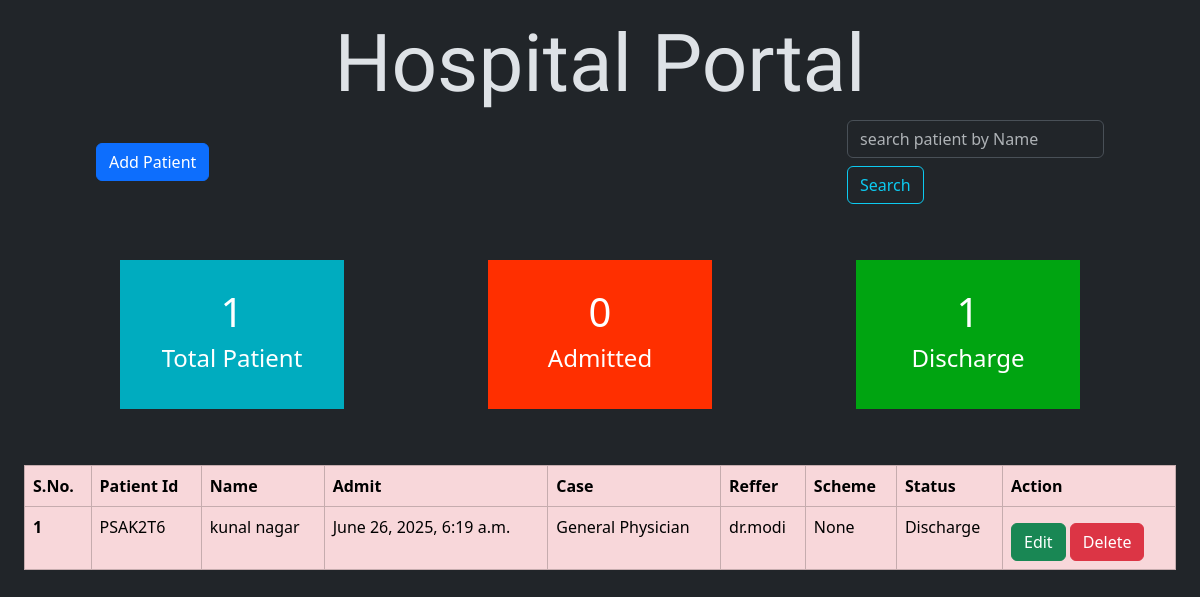
Before: / with the older database file.
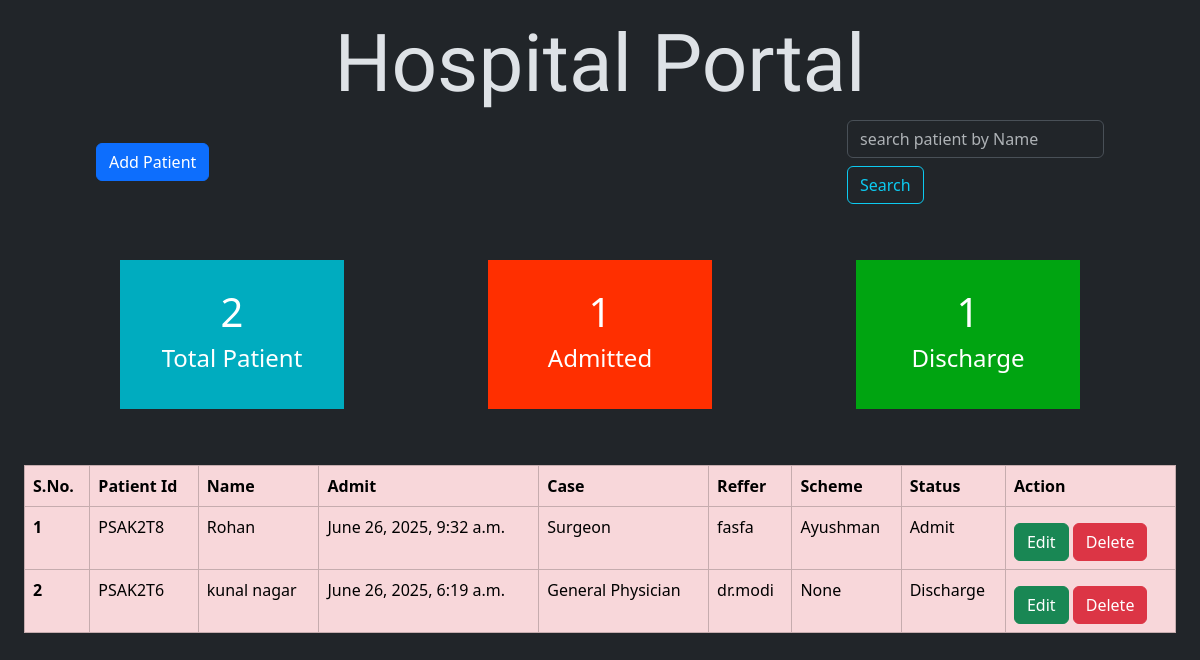
After: the same page with the newer database file.
### main/models.py (models this page shows)
class Crud(models.Model):
    name =  models.CharField(max_length=100)
    admit = models.DateTimeField(auto_now_add=True)
    case = models.CharField(max_length=100)
    refer = models.CharField(max_length=100)
    scheme = models.CharField(max_length=100)
    status = models.CharField(max_length=50)

### crud/views.py (the view)
# urls.py: 2. Add a URL to urlpatterns:  path('', views.home, name='home')
def home(request):
    patient = Crud.objects.all().order_by('-id')
    total = Crud.objects.all().count()
    admit = Crud.objects.filter(status="Admit").count()
    discharge = Crud.objects.filter(status="Discharge").count()
    return render(request, "index.html", {"patient":patient, "total":total,"admit":admit,"discharge":discharge})

### templates/index.html (shortened to what this page needs)
<!DOCTYPE html>
<html lang="en">
<head>
    <link href="https://cdn.jsdelivr.net/npm/bootstrap@5.3.7/dist/css/bootstrap.min.css" rel="stylesheet">
    <link rel="stylesheet" href="/static/css/style.css">
</head>
<body data-bs-theme="dark">
    <header>
        <h1 class="text-center pt-3 display-1" style="font-family: Edu NSW ACT Hand Pre, cursive;">Hospital Portal</h1>
        <div class="d-flex search justify-content-between align-items-center mx-5 px-5">
            <a href="{% url "forms" %}" class="btn btn-primary">Add Patient</a>
            <div class="form">
                <form action="{% url "search" %}" method="get">
                    <input type="search" placeholder="search patient by Name" class="form-control" name="q" id="">
                    <button type="submit" class="btn mt-2 btn-outline-info">Search</button>
                </form>
            </div>
        </div>
        <div class="mx-5 row my-4 py-4">
            <div class="col-lg-4">
                <div class="info text-center">
                    <h1>{{total}}</h1>
                    <h4>Total Patient</h4>
                </div>
            </div>
            <div class="col-lg-4">
                <div class="info2 text-center">
                    <h1>{{admit}}</h1>
                    <h4>Admitted</h4>
                </div>
            </div>
            <div class="col-lg-4">
                <div class="info3 text-center">
                    <h1>{{discharge}}</h1>
                    <h4>Discharge</h4>
                </div>
            </div>
        </div>
    </header>
    <div class="table1 px-4">
        <table class="table table-bordered table-danger">
  <thead>
    <tr>
      <th scope="col">S.No.</th>
      <th scope="col">Patient Id</th>
      <th scope="col">Name</th>
      <th scope="col" class="hide">Admit</th>
      <th scope="col">Case</th>
      <th scope="col">Reffer</th>
      <th scope="col">Scheme</th>
      <th scope="col">Status</th>
      <th scope="col">Action</th>
    </tr>
  </thead>
  <tbody>
    {% for i in patient %}
    <tr>
      <th scope="row">{{forloop.counter}}</th>
      <td>PSAK2T{{i.id}}</td>
      <td>{{i.name}}</td>
      <td class="hide">{{i.admit}}</td>
      <td>{{i.case}}</td>
      <td>{{i.refer}}</td>
      <td>{{i.scheme}}</td>
      <td>{{i.status}}</td>
      <td>
        <a href="{% url "update" i.id %}" class="btn btn-success mt-2">Edit</a>
        <a href="{% url "delete" i.id %}" onclick="return confirm('Are you sure to Delete This Patient?');" class="btn btn-danger mt-2">Delete</a>
      </td>
    </tr>
    {% endfor %}
  </tbody>
</table>
    </div>
</body>
</html>

### static/css/style.css (style rules this page uses)
.info { background-color: rgb(0, 172, 191); padding: 28px 20px; margin: 8px 60px; color: white; }
.info3 { background-color: rgb(0, 164, 17); padding: 28px 20px; margin: 8px 60px; color: white; }
.info2 { background-color: rgb(255, 47, 0); padding: 28px 20px; margin: 8px 60px; color: white; }

Changed rows visible on the page:
added Crud: id "8", name "Rohan", admit "June 26, 2025, 9:32 a.m.", case "Surgeon", refer "fasfa", scheme "Ayushman", status "Admit"
Other visible differences:
{{ total }}: "1" → "2"
{{ admit }}: "0" → "1"
